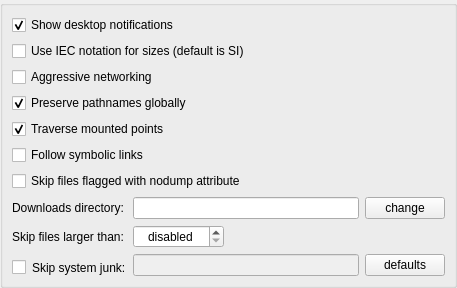
             <widget class="QWidget" name="settingsAppPage">
              <property name="geometry">
               <rect>
                <x>0</x>
                <y>0</y>
                <width>457</width>
                <height>287</height>
               </rect>
              </property>
              <attribute name="label">
               <string>App</string>
              </attribute>
              <layout class="QVBoxLayout" name="verticalLayout_15">
               <property name="leftMargin">
                <number>0</number>
               </property>
               <property name="topMargin">
                <number>0</number>
               </property>
               <property name="rightMargin">
                <number>0</number>
               </property>
               <property name="bottomMargin">
                <number>0</number>
               </property>
               <item>
                <widget class="QGroupBox" name="groupBox_3">
                 <property name="title">
                  <string/>
                 </property>
                 <layout class="QVBoxLayout" name="verticalLayout_14">
                  <item>
                   <widget class="QCheckBox" name="notificationsCheckBox">
                    <property name="text">
                     <string>Show desktop notifications</string>
                    </property>
                    <property name="checked">
                     <bool>true</bool>
                    </property>
                   </widget>
                  </item>
                  <item>
                   <widget class="QCheckBox" name="iecPrefixesCheckBox">
                    <property name="toolTip">
                     <string>SI notation implies byte prefixes using base 10 whereas the IEC standard is base 2</string>
                    </property>
                    <property name="text">
                     <string>Use IEC notation for sizes (default is SI)</string>
                    </property>
                   </widget>
                  </item>
                  <item>
                   <widget class="QCheckBox" name="aggressiveNetworkingCheckBox">
                    <property name="toolTip">
                     <string>Use multiple TCP connections to send data to the Tarsnap server</string>
                    </property>
                    <property name="text">
                     <string>Aggressive networking</string>
                    </property>
                   </widget>
                  </item>
                  <item>
                   <widget class="QCheckBox" name="preservePathsCheckBox">
                    <property name="toolTip">
                     <string>Preseve absolute pathnames by not removing leading slashes</string>
                    </property>
                    <property name="text">
                     <string>Preserve pathnames globally</string>
                    </property>
                    <property name="checked">
                     <bool>true</bool>
                    </property>
                   </widget>
                  </item>
                  <item>
                   <widget class="QCheckBox" name="traverseMountCheckBox">
                    <property name="toolTip">
                     <string>Cross mount points when creating archives</string>
                    </property>
                    <property name="text">
                     <string>Traverse mounted points</string>
                    </property>
                    <property name="checked">
                     <bool>true</bool>
                    </property>
                   </widget>
                  </item>
                  <item>
                   <widget class="QCheckBox" name="followSymLinksCheckBox">
                    <property name="toolTip">
                     <string>If checked all symbolic links will be followed when creating an archive</string>
                    </property>
                    <property name="text">
                     <string>Follow symbolic links</string>
                    </property>
                   </widget>
                  </item>
                  <item>
                   <widget class="QCheckBox" name="skipNoDumpCheckBox">
                    <property name="toolTip">
                     <string>Some filesystems support this</string>
                    </property>
                    <property name="text">
                     <string>Skip files flagged with nodump attribute</string>
                    </property>
                   </widget>
                  </item>
                  <item>
                   <layout class="QFormLayout" name="formLayout_4">
                    <property name="fieldGrowthPolicy">
                     <enum>QFormLayout::ExpandingFieldsGrow</enum>
                    </property>
                    <item row="0" column="0">
                     <widget class="QLabel" name="downloadsDirLabel">
                      <property name="text">
                       <string>Downloads directory:</string>
                      </property>
                     </widget>
                    </item>
                    <item row="0" column="1">
                     <layout class="QHBoxLayout" name="horizontalLayout_10">
                      <item>
                       <widget class="QLineEdit" name="downloadsDirLineEdit">
                        <property name="sizePolicy">
                         <sizepolicy hsizetype="Expanding" vsizetype="Fixed">
                          <horstretch>0</horstretch>
                          <verstretch>0</verstretch>
                         </sizepolicy>
                        </property>
                       </widget>
                      </item>
                      <item>
                       <widget class="QPushButton" name="downloadsDirBrowseButton">
                        <property name="sizePolicy">
                         <sizepolicy hsizetype="Fixed" vsizetype="Fixed">
                          <horstretch>0</horstretch>
                          <verstretch>0</verstretch>
                         </sizepolicy>
                        </property>
                        <property name="text">
                         <string>change</string>
                        </property>
                       </widget>
                      </item>
                     </layout>
                    </item>
                    <item row="1" column="0">
                     <widget class="QLabel" name="label_3">
                      <property name="text">
                       <string>Skip files larger than:</string>
                      </property>
                     </widget>
                    </item>
                    <item row="1" column="1">
                     <widget class="QSpinBox" name="skipFilesSizeSpinBox">
                      <property name="enabled">
                       <bool>true</bool>
                      </property>
                      <property name="sizePolicy">
                       <sizepolicy hsizetype="Fixed" vsizetype="Fixed">
                        <horstretch>0</horstretch>
                        <verstretch>0</verstretch>
                       </sizepolicy>
                      </property>
                      <property name="toolTip">
                       <string>Do not include files of size equal or greater than the specified value in backups</string>
                      </property>
                      <property name="alignment">
                       <set>Qt::AlignCenter</set>
                      </property>
                      <property name="specialValueText">
                       <string>disabled</string>
                      </property>
                      <property name="showGroupSeparator" stdset="0">
                       <bool>true</bool>
                      </property>
                      <property name="suffix">
                       <string>MiB</string>
                      </property>
                      <property name="minimum">
                       <number>0</number>
                      </property>
                      <property name="maximum">
                       <number>999999999</number>
                      </property>
                      <property name="singleStep">
                       <number>512</number>
                      </property>
                      <property name="value">
                       <number>0</number>
                      </property>
                     </widget>
                    </item>
                    <item row="2" column="0">
                     <widget class="QCheckBox" name="skipSystemJunkCheckBox">
                      <property name="toolTip">
                       <string>Tarsnap will skip these files globally for backups</string>
                      </property>
                      <property name="styleSheet">
                       <string notr="true">#skipSystemJunkCheckBox
{
margin-top: 6px;
border: 0;
}</string>
                      </property>
                      <property name="text">
                       <string>Skip system junk:</string>
                      </property>
                     </widget>
                    </item>
                    <item row="2" column="1">
                     <layout class="QHBoxLayout" name="horizontalLayout_13">
                      <item>
                       <widget class="QLineEdit" name="skipSystemLineEdit">
                        <property name="enabled">
                         <bool>false</bool>
                        </property>
                        <property name="toolTip">
                         <string>Can use shell globbing patterns. The list is colon separated.</string>
                        </property>
                       </widget>
                      </item>
                      <item>
                       <widget class="QPushButton" name="skipSystemDefaultsButton">
                        <property name="sizePolicy">
                         <sizepolicy hsizetype="Fixed" vsizetype="Fixed">
                          <horstretch>0</horstretch>
                          <verstretch>0</verstretch>
                         </sizepolicy>
                        </property>
                        <property name="toolTip">
                         <string>Fill with default system junk patterns</string>
                        </property>
                        <property name="text">
                         <string>defaults</string>
                        </property>
                       </widget>
                      </item>
                     </layout>
                    </item>
                   </layout>
                  </item>
                  <item>
                   <spacer name="verticalSpacer">
                    <property name="orientation">
                     <enum>Qt::Vertical</enum>
                    </property>
                    <property name="sizeHint" stdset="0">
                     <size>
                      <width>20</width>
                      <height>40</height>
                     </size>
                    </property>
                   </spacer>
                  </item>
                 </layout>
                </widget>
               </item>
              </layout>
             </widget>
